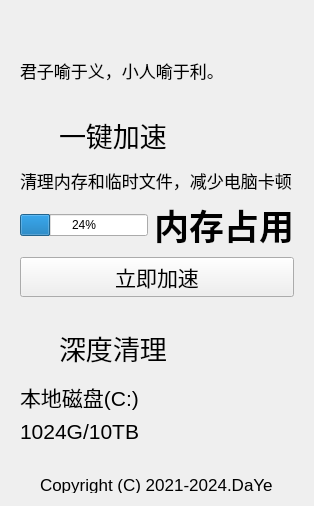
<?xml version="1.0" encoding="UTF-8"?>
<ui version="4.0">
 <class>Form</class>
 <widget class="QWidget" name="Form">
  <property name="geometry">
   <rect>
    <x>0</x>
    <y>0</y>
    <width>314</width>
    <height>506</height>
   </rect>
  </property>
  <property name="windowTitle">
   <string>Form</string>
  </property>
  <layout class="QGridLayout" name="gridLayout_3">
   <item row="0" column="0">
    <widget class="QLabel" name="label_11">
     <property name="minimumSize">
      <size>
       <width>0</width>
       <height>31</height>
      </size>
     </property>
     <property name="text">
      <string/>
     </property>
    </widget>
   </item>
   <item row="1" column="0">
    <widget class="CardWidget" name="widget" native="true">
     <property name="minimumSize">
      <size>
       <width>270</width>
       <height>45</height>
      </size>
     </property>
     <layout class="QGridLayout" name="gridLayout_2">
      <item row="0" column="0">
       <widget class="CaptionLabel" name="label_5">
        <property name="font">
         <font>
          <pointsize>13</pointsize>
         </font>
        </property>
        <property name="text">
         <string>君子喻于义，小人喻于利。</string>
        </property>
       </widget>
      </item>
     </layout>
    </widget>
   </item>
   <item row="2" column="0">
    <widget class="CardWidget" name="cardWidget" native="true">
     <layout class="QGridLayout" name="gridLayout">
      <item row="0" column="0">
       <layout class="QHBoxLayout" name="horizontalLayout">
        <item>
         <widget class="QLabel" name="label_2">
          <property name="minimumSize">
           <size>
            <width>33</width>
            <height>54</height>
           </size>
          </property>
          <property name="styleSheet">
           <string notr="true">image: url(:/imgs/imgs/booster.png);</string>
          </property>
          <property name="text">
           <string/>
          </property>
         </widget>
        </item>
        <item>
         <widget class="CaptionLabel" name="label">
          <property name="font">
           <font>
            <pointsize>20</pointsize>
           </font>
          </property>
          <property name="text">
           <string>一键加速</string>
          </property>
         </widget>
        </item>
        <item>
         <spacer name="horizontalSpacer">
          <property name="orientation">
           <enum>Qt::Horizontal</enum>
          </property>
          <property name="sizeHint" stdset="0">
           <size>
            <width>40</width>
            <height>20</height>
           </size>
          </property>
         </spacer>
        </item>
       </layout>
      </item>
      <item row="1" column="0">
       <widget class="CaptionLabel" name="label_3">
        <property name="font">
         <font>
          <pointsize>13</pointsize>
         </font>
        </property>
        <property name="text">
         <string>清理内存和临时文件，减少电脑卡顿</string>
        </property>
       </widget>
      </item>
      <item row="3" column="0">
       <layout class="QHBoxLayout" name="horizontalLayout_2">
        <item>
         <widget class="ProgressRing" name="progressBar">
          <property name="value">
           <number>24</number>
          </property>
         </widget>
        </item>
        <item>
         <widget class="CaptionLabel" name="label_4">
          <property name="font">
           <font>
            <pointsize>26</pointsize>
            <bold>true</bold>
           </font>
          </property>
          <property name="text">
           <string>内存占用</string>
          </property>
         </widget>
        </item>
       </layout>
      </item>
      <item row="4" column="0">
       <widget class="PrimaryPushButton" name="pushButton">
        <property name="font">
         <font>
          <pointsize>16</pointsize>
         </font>
        </property>
        <property name="text">
         <string>立即加速</string>
        </property>
       </widget>
      </item>
     </layout>
    </widget>
   </item>
   <item row="3" column="0">
    <widget class="CardWidget" name="widget_2" native="true">
     <layout class="QHBoxLayout" name="horizontalLayout_4">
      <item>
       <layout class="QVBoxLayout" name="verticalLayout_2">
        <item>
         <layout class="QHBoxLayout" name="horizontalLayout_3">
          <item>
           <widget class="QLabel" name="label_6">
            <property name="minimumSize">
             <size>
              <width>33</width>
              <height>54</height>
             </size>
            </property>
            <property name="styleSheet">
             <string notr="true">image: url(:/imgs/imgs/clean.png);</string>
            </property>
            <property name="text">
             <string/>
            </property>
           </widget>
          </item>
          <item>
           <widget class="CaptionLabel" name="label_7">
            <property name="font">
             <font>
              <pointsize>20</pointsize>
             </font>
            </property>
            <property name="text">
             <string>深度清理</string>
            </property>
           </widget>
          </item>
          <item>
           <spacer name="horizontalSpacer_2">
            <property name="orientation">
             <enum>Qt::Horizontal</enum>
            </property>
            <property name="sizeHint" stdset="0">
             <size>
              <width>40</width>
              <height>20</height>
             </size>
            </property>
           </spacer>
          </item>
         </layout>
        </item>
        <item>
         <widget class="CaptionLabel" name="label_8">
          <property name="font">
           <font>
            <pointsize>16</pointsize>
           </font>
          </property>
          <property name="text">
           <string>本地磁盘(C:)</string>
          </property>
         </widget>
        </item>
        <item>
         <widget class="CaptionLabel" name="label_9">
          <property name="font">
           <font>
            <pointsize>16</pointsize>
           </font>
          </property>
          <property name="text">
           <string>1024G/10TB</string>
          </property>
         </widget>
        </item>
       </layout>
      </item>
     </layout>
    </widget>
   </item>
   <item row="4" column="0">
    <spacer name="verticalSpacer">
     <property name="orientation">
      <enum>Qt::Vertical</enum>
     </property>
     <property name="sizeHint" stdset="0">
      <size>
       <width>20</width>
       <height>40</height>
      </size>
     </property>
    </spacer>
   </item>
   <item row="5" column="0">
    <layout class="QHBoxLayout" name="horizontalLayout_5">
     <item>
      <spacer name="horizontalSpacer_3">
       <property name="orientation">
        <enum>Qt::Horizontal</enum>
       </property>
       <property name="sizeHint" stdset="0">
        <size>
         <width>40</width>
         <height>20</height>
        </size>
       </property>
      </spacer>
     </item>
     <item>
      <widget class="CaptionLabel" name="label_10">
       <property name="maximumSize">
        <size>
         <width>266</width>
         <height>16</height>
        </size>
       </property>
       <property name="font">
        <font>
         <pointsize>13</pointsize>
        </font>
       </property>
       <property name="text">
        <string>Copyright (C) 2021-2024.DaYe</string>
       </property>
      </widget>
     </item>
     <item>
      <spacer name="horizontalSpacer_4">
       <property name="orientation">
        <enum>Qt::Horizontal</enum>
       </property>
       <property name="sizeHint" stdset="0">
        <size>
         <width>40</width>
         <height>20</height>
        </size>
       </property>
      </spacer>
     </item>
    </layout>
   </item>
  </layout>
 </widget>
 <customwidgets>
  <customwidget>
   <class>CaptionLabel</class>
   <extends>QLabel</extends>
   <header>qfluentwidgets</header>
  </customwidget>
  <customwidget>
   <class>PrimaryPushButton</class>
   <extends>QPushButton</extends>
   <header>qfluentwidgets</header>
  </customwidget>
  <customwidget>
   <class>CardWidget</class>
   <extends>QWidget</extends>
   <header>qfluentwidgets</header>
   <container>1</container>
  </customwidget>
  <customwidget>
   <class>ProgressRing</class>
   <extends>QProgressBar</extends>
   <header>qfluentwidgets</header>
  </customwidget>
 </customwidgets>
 <resources>
  <include location="../resource.qrc"/>
 </resources>
 <connections/>
</ui>
